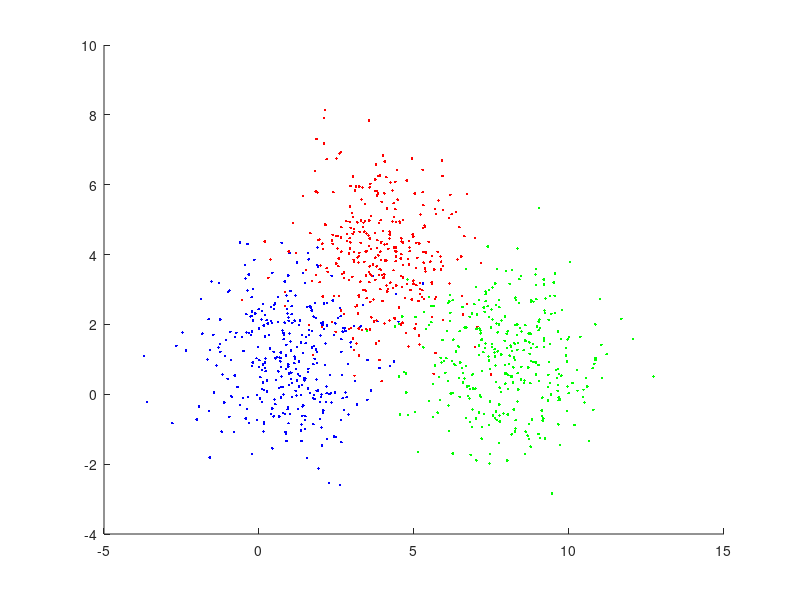

This chart was generated by the following MATLAB code: (Note: this script raises an error after producing the figure.)
mu1 = [1, 1];
sigma1 = [2 0; 0 2];
mu2 = [4, 4];
sigma2 = [2 0; 0 2];
mu3 = [8, 1];
sigma3 = [2 0; 0 2];;
z1 = mvnrnd(mu1,sigma1,333);
z2 = mvnrnd(mu2,sigma2,333);
z3 = mvnrnd(mu3,sigma3,334);
z1_p = mvnrnd(mu1,sigma1,800);
z2_p = mvnrnd(mu2,sigma2,100);
z3_p = mvnrnd(mu3,sigma3,100); 
X5 = [z1;z2;z3];
X5_p = [z1_p;z2_p;z3_p];
num=1000;

cx=[];
cy=[];

ang=0:0.01:2*pi; 
r=[1;4;9;16;25];

figure(1)
hold on
plot(z1(:,1),z1(:,2),'b.',z2(:,1),z2(:,2),'r.',z3(:,1),z3(:,2),'g.');

for i=1:length(r)
    [xp_1,yp_1,xp_2,yp_2,xp_3,yp_3]=calcute_var(sigma1,sigma2,sigma3,r,ang,i);
    plot(mu1(1)+xp_1,mu1(1)+yp_1,'b');
    plot(mu2(1)+xp_1,mu2(2)+yp_1,'r');
    plot(mu3(1)+xp_1,mu3(2)+yp_1,'g');
end
plot(mu1(1),mu1(2),'kx','linewidth',2);
plot(mu2(1),mu2(2),'kx','linewidth',2);
plot(mu3(1),mu3(2),'kx','linewidth',2);
line([4.5,4.5],[1/2,-5],'linestyle','-','Color',[0 0 0],'linewidth',1.5);
line([-5,4.5],[10,1/2],'linestyle','-','Color',[0 0 0],'linewidth',1.5);
line([4.5,12],[1/2,10.5],'linestyle','-','Color',[0 0 0],'linewidth',1.5);
[anwers_euc,anwers_bayes] = classifier(num,[1/3,1/3,1/3],X5,mu1,mu2,mu3,sigma1,sigma2,sigma3);
[error_euc,error_bayes] = error_calcute(num,anwers_euc,anwers_bayes,[334,667])

figure(2)
hold on
plot(z1_p(:,1),z1_p(:,2),'b.',z2_p(:,1),z2_p(:,2),'r.',z3_p(:,1),z3_p(:,2),'g.');
for i=1:length(r)
    [xp_1,yp_1,xp_2,yp_2,xp_3,yp_3]=calcute_var(sigma1,sigma2,sigma3,r,ang,i);
    plot(mu1(1)+xp_1,mu1(1)+yp_1,'b');
    plot(mu2(1)+xp_1,mu2(2)+yp_1,'r');
    plot(mu3(1)+xp_1,mu3(2)+yp_1,'g');
end
plot(mu1(1),mu1(2),'kx','linewidth',2);
plot(mu2(1),mu2(2),'kx','linewidth',2);
plot(mu3(1),mu3(2),'kx','linewidth',2);
line([4.648,4.648],[0.697,-5],'linestyle','-','Color',[0 0 0],'linewidth',1.5);
line([-5,4.648],[10.346,0.697],'linestyle','-','Color',[0 0 0],'linewidth',1.5);
line([4.648,12],[0.697,10.5],'linestyle','-','Color',[0 0 0],'linewidth',1.5);
[anwers_euc_p,anwers_bayes_p] = classifier(num,[0.8,0.1,0.1],X5_p,mu1,mu2,mu3,sigma1,sigma2,sigma3);
[error_euc_p,error_bayes_p] = error_calcute(num,anwers_euc_p,anwers_bayes_p,[801,901])


function [xp_1,yp_1,xp_2,yp_2,xp_3,yp_3]=calcute_var(sigma1,sigma2,sigma3,r,ang,i)

    a = r(i)*sigma1(1,1);
    c = r(i)*sigma1(2,2);
    b = r(i)*sigma1(2,1);
    l11 = ((a+c)/2) + sqrt(((a-c)/2)^2 + b^2)
    l21 = ((a+c)/2) - sqrt(((a-c)/2)^2 + b^2)
    teta1 = 0;
    if b==0 && a<c
        teta1 = pi/2;
    else
        teta1 = atan2(l11-a,b);
    end

    a = r(i)*sigma2(1,1);
    c = r(i)*sigma2(2,2);
    b = r(i)*sigma2(2,1);
    l12 = ((a+c)/2) + sqrt(((a-c)/2).^2 + b.^2);
    l22 = ((a+c)/2) - sqrt(((a-c)/2).^2 + b.^2);
    teta2 = 0;
    if b==0 && a<c
        teta2 = pi/2;
    else
        teta2 = atan2(l12-a,b);
    end

    a = r(i)*sigma3(1,1);
    c = r(i)*sigma3(2,2);
    b = r(i)*sigma3(1,2);
    l13 = ((a+c)/2) + sqrt(((a-c)/2).^2 + b.^2);
    l23 = ((a+c)/2) - sqrt(((a-c)/2).^2 + b.^2);
    teta3 = 0;
    if b==0 && a<c
        teta3 = pi/2;
    else
        teta3 = atan2(l13-a,b);
    end


    xp_1= (sqrt(l11)*cos(teta1)*cos(ang) - sqrt(l21)*sin(teta1)*sin(ang));
    yp_1= (sqrt(l11)*sin(teta1)*cos(ang) + sqrt(l21)*cos(teta1)*sin(ang));
    xp_2= (sqrt(l12)*cos(teta2)*cos(ang) - sqrt(l22)*sin(teta2)*sin(ang));
    yp_2= (sqrt(l12)*sin(teta2)*cos(ang) + sqrt(l22)*cos(teta2)*sin(ang));
    xp_3= (sqrt(l13)*cos(teta3)*cos(ang) - sqrt(l23)*sin(teta3)*sin(ang));
    yp_3= (sqrt(l13)*sin(teta3)*cos(ang) + sqrt(l23)*cos(teta3)*sin(ang));


        

    
end


function [error_euc,error_bayes]=error_calcute(num,anwers_euc,anwers_bayes,range)
    error_euc =0;
    error_bayes =0;
    for i=1:num
       if i<range(1)
           if anwers_euc(i)~=1
               error_euc = error_euc +1;
           end
           if anwers_bayes(i)~=1
               error_bayes = error_bayes +1;
           end
       elseif i>range(1)-1 && i<range(2)
           if anwers_euc(i)~=2
               error_euc = error_euc +1;
           end
           if anwers_bayes(i)~=2
               error_bayes = error_bayes +1;
           end
       else
           if anwers_euc(i)~=3
               error_euc = error_euc +1;
           end
           if anwers_bayes(i)~=3
               error_bayes = error_bayes +1;
           end
       end
    end
end

function [anwers_euc,anwers_bayes] = classifier(num,P,X1,mu1,mu2,mu3,sigma1,sigma2,sigma3)
    anwers_bayes = [];
    anwers_euc = [];
    anwers_mah = [];
    for i=1:num
        g1_bayes = ((2*pi).^(-2/2))*(det(sigma1).^(1/2))*( exp((-1/2)*(X1(i,:)-mu1)*inv(sigma1)*(X1(i,:)-mu1)') )*P(1);  %(1/4)*(X1(i,:)-mu1)*(X1(i,:)-mu1).';
        g2_bayes = ((2*pi).^(-2/2))*(det(sigma2).^(1/2))*( exp((-1/2)*(X1(i,:)-mu2)*inv(sigma2)*(X1(i,:)-mu2)') )*P(2);
        g3_bayes = ((2*pi).^(-2/2))*(det(sigma3).^(1/2))*( exp((-1/2)*(X1(i,:)-mu3)*inv(sigma3)*(X1(i,:)-mu3)') )*P(3);
        [M,I] = max([g1_bayes,g2_bayes,g3_bayes]);
        anwers_bayes = [anwers_bayes,I];

        g1_euc = -sqrt((X1(i,:)-mu1)*(X1(i,:)-mu1)');
        g2_euc = -sqrt((X1(i,:)-mu2)*(X1(i,:)-mu2)');
        g3_euc = -sqrt((X1(i,:)-mu3)*(X1(i,:)-mu3)');
        [M,I] = max([g1_euc,g2_euc,g3_euc]);
        anwers_euc = [anwers_euc,I];


    end
end

